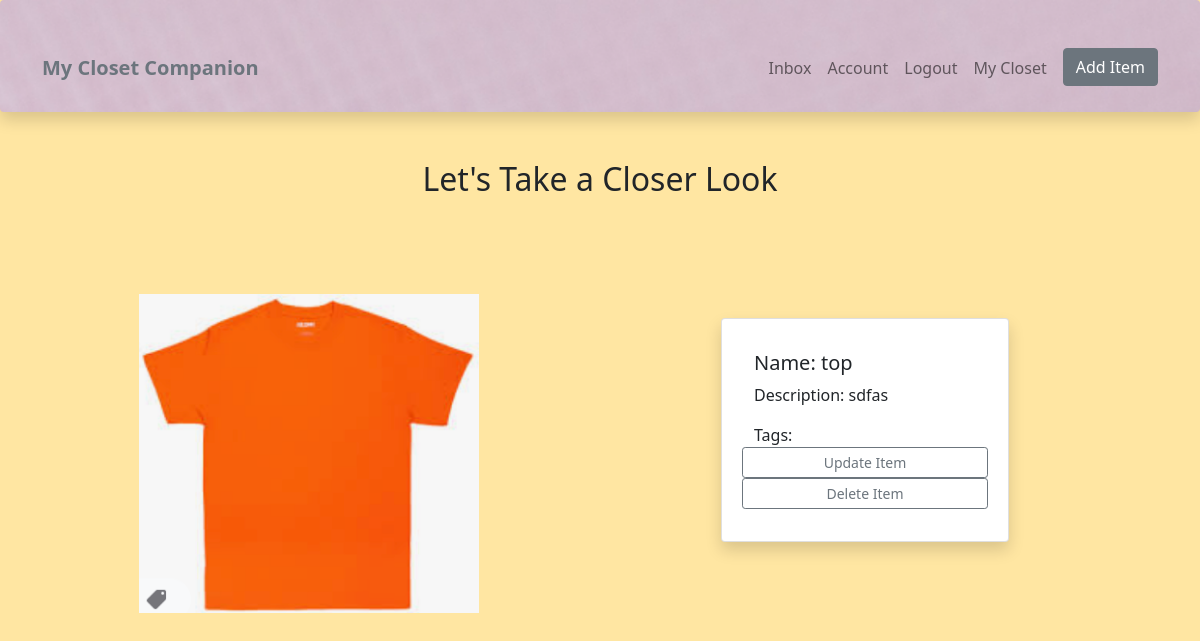
The page /wardrobe/item/aa0267ab-82bf-4630-956a-905b52095f80/ (signed in) on the database as committed earlier.
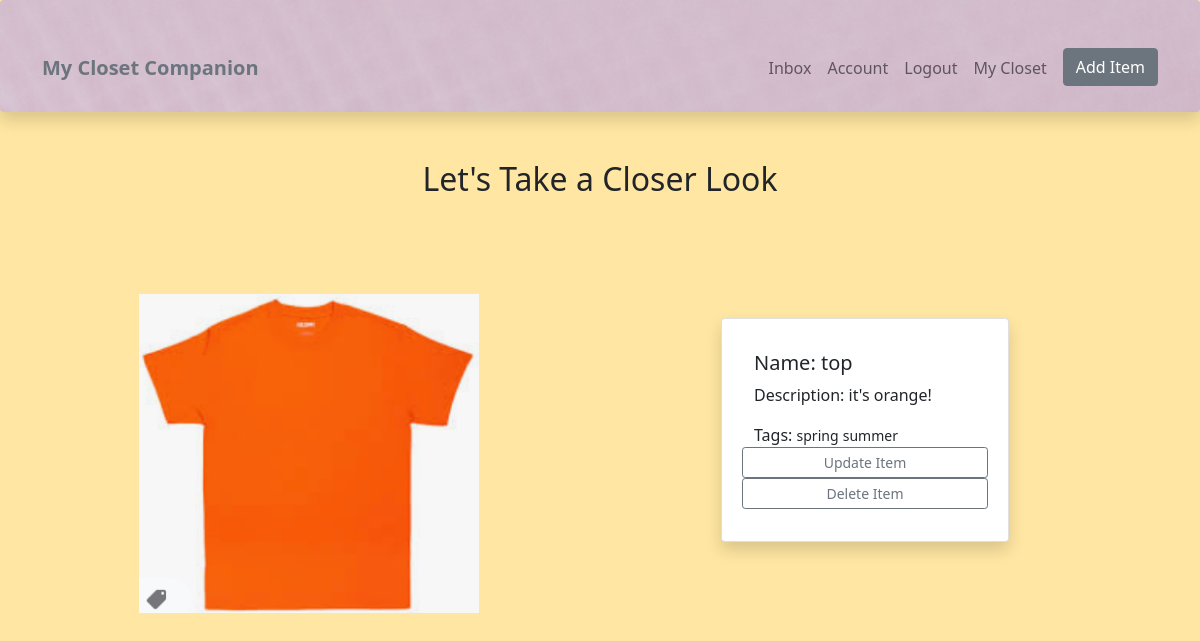
The same page on the database as committed later.
### wardrobe/models.py (models this page shows, shortened)
class Item(models.Model):
    top = 'top'
    bottom = 'bottom'
    dress = 'dress'
    shoe = 'shoe'
    coat = 'coat'
    handbag = 'handbag'
    other = 'other'
    item_type = [
        (top, 'top'),
        (bottom, 'bottom'),
        (dress, 'dress'),
        (shoe, 'shoe'),
        (coat, 'coat'),
        (handbag, 'handbag'),
        (other, 'other'),
    ]
    owner = models.ForeignKey(Profile, null=True, blank=True, on_delete=models.CASCADE)
    name = models.CharField(max_length=100)
    description = models.TextField(max_length=300, blank=True, null=True)
    type = models.CharField(max_length=100, choices = item_type, default=shoe)
    image = models.ImageField(upload_to="images", default='itemdefault.jpg')
    sell = models.BooleanField(default=False)
    tags = models.ManyToManyField('Tag', blank=True)
    created = models.DateTimeField(auto_now_add=True)
    id = models.UUIDField(default=uuid.uuid4, unique=True, primary_key=True, editable=False)

class Tag(models.Model):
    name = models.CharField(max_length=100)
    created = models.DateTimeField(auto_now_add=True)
    id = models.UUIDField(default=uuid.uuid4, unique=True, primary_key=True, editable=False)
    def __str__(self):
        return self.name

### wardrobe/views.py (the view)
# urls.py: path('item/<str:pk>/', views.item, name='item'),
@login_required(login_url="login")
def item(request, pk):
    itemObj = Item.objects.get(id=pk)
    tags = itemObj.tags.all()
    context = {'item': itemObj, 'tags': tags}
    return render(request, 'wardrobe/single_item.html', context)

### wardrobe/templates/wardrobe/single_item.html
{% extends 'main.html' %}
{% block content %}
<div class="container-lg">
  <div class="text-center">
    <h2>Let's Take a Closer Look</h2>
  </div>
  <div class="row my-5 g-5 justify-content-around align-items-center">
    <div class="col-6 col-lg-4">
      <img src="{{item.image.url }}" class="img-fluid" alt="item">
    </div>
    <div class="col-6 col-lg-4">
      <div class="card shadow p-3 mb-5 bg-body rounded" style="width: 18rem;">
        <div class="card-body">
          <h5 class="card-title">Name: {{ item.name }}</h5>
          <p class="card-text">Description: {{ item.description }}</p>
          <div>Tags:
          {% for tag in tags %}
            <span class="tag">
              <small>{{ tag }}</small>
            </span>
          {% endfor %}
          </div>
          <div class="row align-items-center">
            <a class="btn btn-outline-secondary btn-sm" href="{% url 'update-item' item.id %}">Update Item</a>
            <a class="btn btn-outline-secondary btn-sm" href="{% url 'delete-item' item.id %}">Delete Item</a>
          </div>
        </div>
      </div>
    </div>
  </div>
</div>
{% endblock %}

Rows that differ between the two databases and show on the page:
changed Item "top": description "sdfas" → "it's orange!"
added Tag: name "spring"
added Tag: name "summer"
